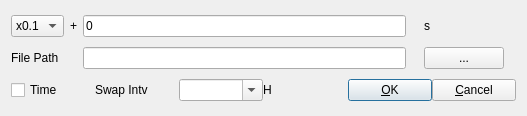
<?xml version="1.0" encoding="UTF-8"?>
<ui version="4.0">
 <class>FileOptDialog</class>
 <widget class="QWidget" name="FileOptDialog">
  <property name="geometry">
   <rect>
    <x>0</x>
    <y>0</y>
    <width>527</width>
    <height>116</height>
   </rect>
  </property>
  <property name="windowTitle">
   <string>File Options</string>
  </property>
  <property name="toolTip">
   <string/>
  </property>
  <layout class="QGridLayout" name="gridLayout">
   <item row="1" column="2">
    <widget class="QLineEdit" name="TimeStart">
     <property name="enabled">
      <bool>true</bool>
     </property>
     <property name="toolTip">
      <string/>
     </property>
     <property name="text">
      <string>0</string>
     </property>
    </widget>
   </item>
   <item row="1" column="0">
    <widget class="QComboBox" name="TimeSpeed">
     <property name="enabled">
      <bool>true</bool>
     </property>
     <property name="toolTip">
      <string/>
     </property>
     <item>
      <property name="text">
       <string>x0.1</string>
      </property>
     </item>
     <item>
      <property name="text">
       <string>x0.2</string>
      </property>
     </item>
     <item>
      <property name="text">
       <string>x0.5</string>
      </property>
     </item>
     <item>
      <property name="text">
       <string>x1</string>
      </property>
     </item>
     <item>
      <property name="text">
       <string>x2</string>
      </property>
     </item>
     <item>
      <property name="text">
       <string>x5</string>
      </property>
     </item>
     <item>
      <property name="text">
       <string>x10</string>
      </property>
     </item>
    </widget>
   </item>
   <item row="2" column="0">
    <widget class="QLabel" name="Label1">
     <property name="enabled">
      <bool>true</bool>
     </property>
     <property name="toolTip">
      <string/>
     </property>
     <property name="text">
      <string>File Path</string>
     </property>
    </widget>
   </item>
   <item row="1" column="5">
    <widget class="QLabel" name="Label3">
     <property name="enabled">
      <bool>true</bool>
     </property>
     <property name="toolTip">
      <string/>
     </property>
     <property name="text">
      <string>s</string>
     </property>
    </widget>
   </item>
   <item row="2" column="5">
    <widget class="QPushButton" name="BtnFilePath">
     <property name="enabled">
      <bool>true</bool>
     </property>
     <property name="toolTip">
      <string/>
     </property>
     <property name="text">
      <string>...</string>
     </property>
    </widget>
   </item>
   <item row="2" column="2">
    <widget class="QLineEdit" name="FilePath">
     <property name="enabled">
      <bool>true</bool>
     </property>
     <property name="toolTip">
      <string/>
     </property>
     <property name="text">
      <string/>
     </property>
    </widget>
   </item>
   <item row="1" column="1">
    <widget class="QLabel" name="Label2">
     <property name="text">
      <string>+</string>
     </property>
    </widget>
   </item>
   <item row="3" column="0" colspan="8">
    <widget class="QWidget" name="widget" native="true">
     <property name="sizePolicy">
      <sizepolicy hsizetype="Preferred" vsizetype="Maximum">
       <horstretch>0</horstretch>
       <verstretch>0</verstretch>
      </sizepolicy>
     </property>
     <layout class="QHBoxLayout" name="horizontalLayout">
      <property name="spacing">
       <number>0</number>
      </property>
      <property name="leftMargin">
       <number>0</number>
      </property>
      <property name="topMargin">
       <number>0</number>
      </property>
      <property name="rightMargin">
       <number>0</number>
      </property>
      <property name="bottomMargin">
       <number>0</number>
      </property>
      <item>
       <widget class="QCheckBox" name="ChkTimeTag">
        <property name="toolTip">
         <string/>
        </property>
        <property name="text">
         <string>Time</string>
        </property>
       </widget>
      </item>
      <item>
       <widget class="QLabel" name="Label4">
        <property name="enabled">
         <bool>true</bool>
        </property>
        <property name="toolTip">
         <string/>
        </property>
        <property name="text">
         <string>Swap Intv</string>
        </property>
       </widget>
      </item>
      <item>
       <widget class="QComboBox" name="SwapIntv">
        <property name="enabled">
         <bool>true</bool>
        </property>
        <property name="toolTip">
         <string/>
        </property>
        <property name="editable">
         <bool>true</bool>
        </property>
        <item>
         <property name="text">
          <string/>
         </property>
        </item>
        <item>
         <property name="text">
          <string>0.25</string>
         </property>
        </item>
        <item>
         <property name="text">
          <string>0.5</string>
         </property>
        </item>
        <item>
         <property name="text">
          <string>1</string>
         </property>
        </item>
        <item>
         <property name="text">
          <string>2</string>
         </property>
        </item>
        <item>
         <property name="text">
          <string>3</string>
         </property>
        </item>
        <item>
         <property name="text">
          <string>6</string>
         </property>
        </item>
        <item>
         <property name="text">
          <string>12</string>
         </property>
        </item>
        <item>
         <property name="text">
          <string>24</string>
         </property>
        </item>
       </widget>
      </item>
      <item>
       <widget class="QLabel" name="Label5">
        <property name="enabled">
         <bool>true</bool>
        </property>
        <property name="toolTip">
         <string/>
        </property>
        <property name="text">
         <string>H</string>
        </property>
       </widget>
      </item>
      <item>
       <widget class="QPushButton" name="BtnOk">
        <property name="enabled">
         <bool>true</bool>
        </property>
        <property name="toolTip">
         <string/>
        </property>
        <property name="text">
         <string>&amp;OK</string>
        </property>
        <property name="autoDefault">
         <bool>true</bool>
        </property>
        <property name="default">
         <bool>true</bool>
        </property>
       </widget>
      </item>
      <item>
       <widget class="QPushButton" name="BtnCancel">
        <property name="enabled">
         <bool>true</bool>
        </property>
        <property name="toolTip">
         <string/>
        </property>
        <property name="text">
         <string>&amp;Cancel</string>
        </property>
       </widget>
      </item>
     </layout>
    </widget>
   </item>
  </layout>
 </widget>
 <resources/>
 <connections/>
</ui>
